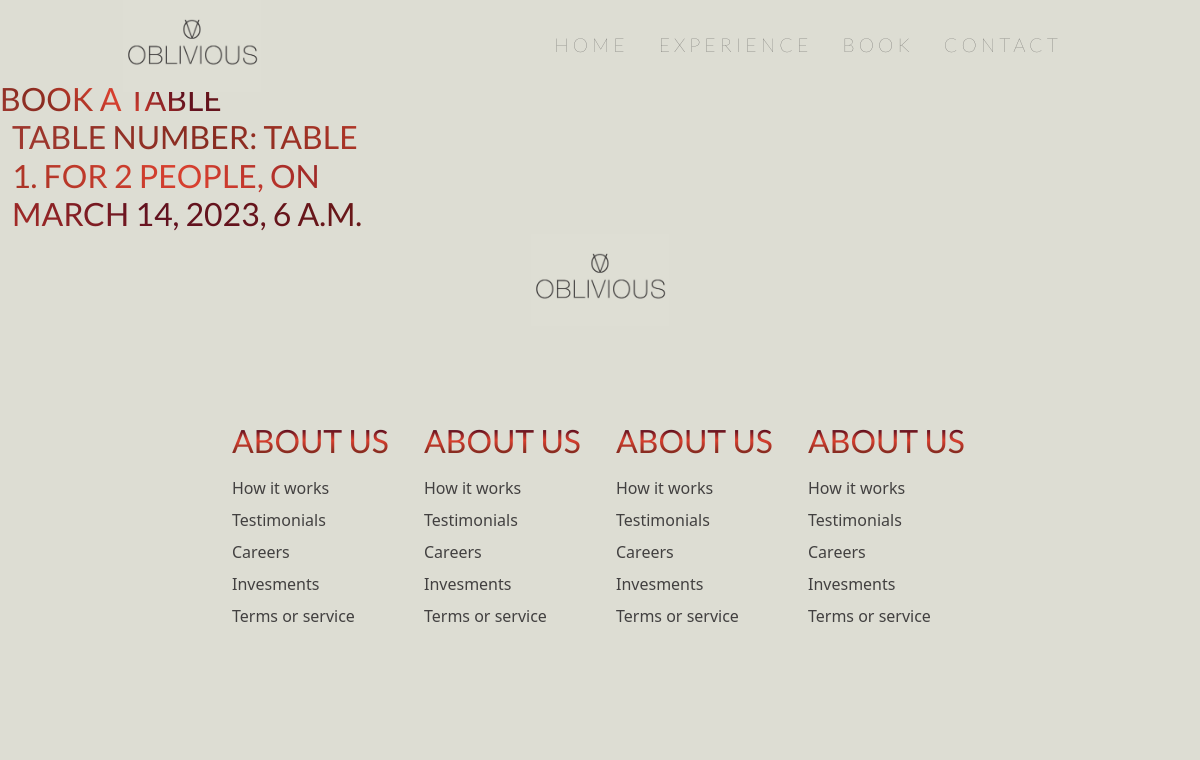
Before: /book.html with the older database file.
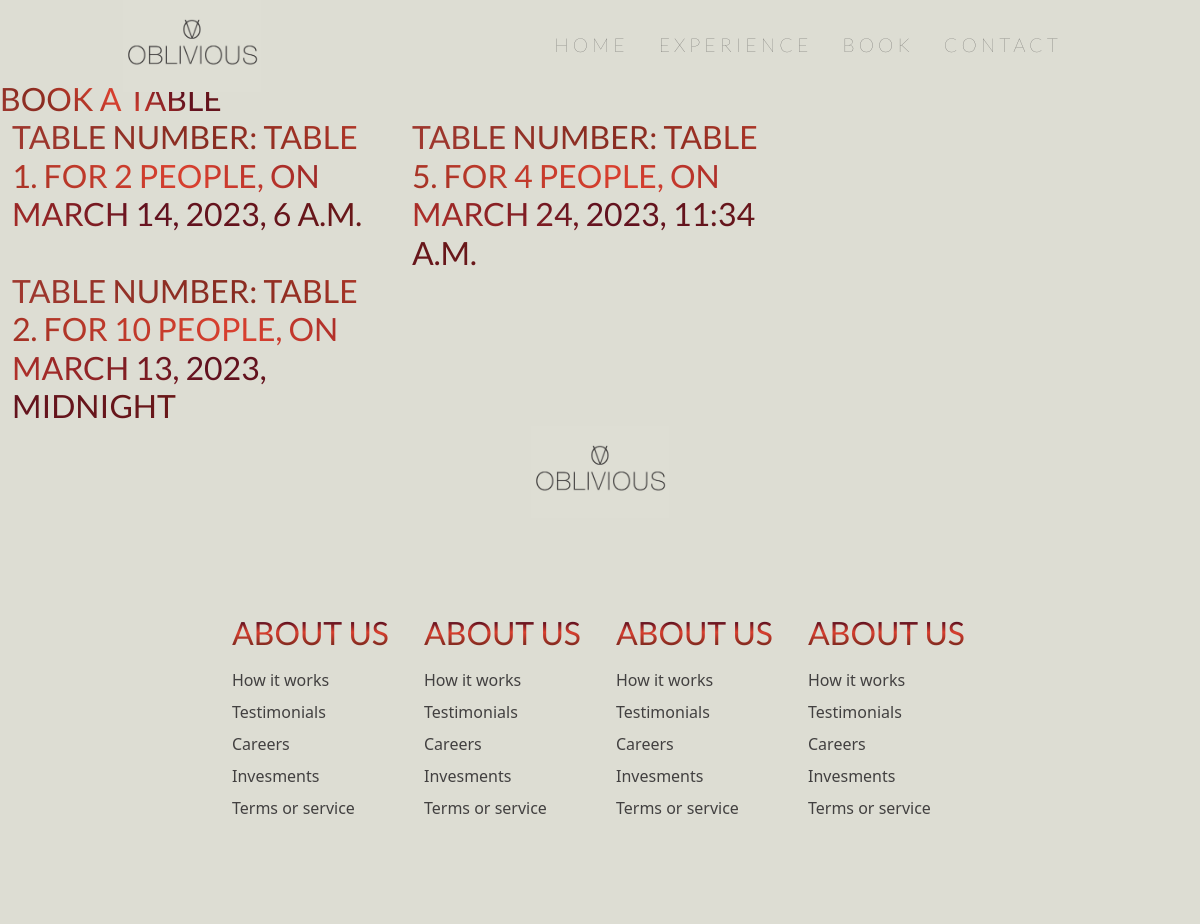
After: the same page with the newer database file.
### booking/models.py (models this page shows)
class Booking(models.Model):
    user = models.ForeignKey(settings. AUTH_USER_MODEL, on_delete=models.CASCADE, null=False, blank=False,)
    table = models.ForeignKey(Table, on_delete=models.CASCADE)
    arrival_time = models.DateTimeField()
    departure_time = models.TimeField()
    def __str__(self):
        return f'{self.user} has booked {self.table} on {self.arrival_time}'

class Table(models.Model):
    TABLE_CATEGORIES = (
        ('TWO', 'TWO'),
        ('THREE', 'THREE'),
        ('FOUR', 'FOUR'),
        ('FIVE', 'FIVE'),
        ('GROUP', 'GROUP')
    )
    table_number = models.IntegerField()
    categotie = models.CharField(max_length=20, choices=TABLE_CATEGORIES)
    guests = models.IntegerField()
    def __str__(self):
        return f'table {self.table_number}. For {self.guests} people'

### booking/views.py (the view)
# urls.py: path('book.html', book, name='book_page'),
def book(request):
    submit_booking = Booking.objects.all()
    context = {
        'submit_booking': submit_booking
    }
    print(submit_booking)
    return render(request, "booking/book.html", context)

### booking/templates/booking/book.html (shortened to what this page needs)
<!DOCTYPE html>
<html lang="en">
{% load static %}
<head>
    <link rel="stylesheet" href="{% static 'css/main.css' %}">
    <link rel="stylesheet" href="{% static 'css/colors.css' %}">
    <link rel="stylesheet" href="{% static 'css/book.css' %}">
    <link href="https://cdn.jsdelivr.net/npm/bootstrap@5.3.0-alpha1/dist/css/bootstrap.min.css" rel="stylesheet">
</head>
<body>
    <div class="wrapper">
        <nav class="nav-bar">
            <div class="logo">
                 <img src="{% static 'images/oblivious-logo.jpg' %}" alt="image" class="logo-img" style="width: 138px;">
            </div>
                    <ul class="nav-items">
                        <li><a href="main.html">home</a></li>
                        <li><a href="experience.html">experience</a></li>
                        <li><a href="book.html">book</a></li>
                        <li><a href="contact.html">contact</a></li>
                    </ul>
        </nav>
    </div>
    {% block content %}
    <div class="booking-tittle">
        <h2 class="tittle">
            Book a table
        </h2>
        <div class="container-fluid">
            <div class="row">
                <div class="col-md-8">
                    <div class="row">
                        {% for Booking in submit_booking %}
                        <div class="col-md-6">
                        <h2>
                         Table number: {{ Booking.table }}, on {{ Booking.arrival_time }}
                        </h2>
                    </div>
                        {% endfor %}
                    </div>
                </div>
            </div>
        </div>
    </div>
       {% endblock %}
    <footer>
        <div class="logo-footer">
            <img src="{% static 'images/oblivious-logo.jpg' %}" alt="image" class="logo-img" style="width: 138px;">
       </div>
        <div class="footer__container">
            <div class="footer__links">
                <div class="footer__link-wrap">
                    <div class="footer__items">
                        <h2>About us</h2>
                        <a href="/">How it works</a>
                        <a href="/">Testimonials</a>
                        <a href="/">Careers</a>
                        <a href="/">Invesments</a>
                        <a href="/">Terms or service</a>
                    </div>
                    <div class="footer__items">
                        <h2>About us</h2>
                        <a href="/">How it works</a>
                        <a href="/">Testimonials</a>
                        <a href="/">Careers</a>
                        <a href="/">Invesments</a>
                        <a href="/">Terms or service</a>
                    </div>
                </div>
                <div class="footer__link-wrap">
                    <div class="footer__items">
                        <h2>About us</h2>
                        <a href="/">How it works</a>
                        <a href="/">Testimonials</a>
                        <a href="/">Careers</a>
                        <a href="/">Invesments</a>
                        <a href="/">Terms or service</a>
                    </div>
                    <div class="footer__items">
                        <h2>About us</h2>
                        <a href="/">How it works</a>
                        <a href="/">Testimonials</a>
                        <a href="/">Careers</a>
                        <a href="/">Invesments</a>
                        <a href="/">Terms or service</a>
                    </div>
                </div>
            </div>
        </div>
    </footer>
</body>
</html>

### booking/static/css/main.css (style rules this page uses)
* { margin: 0; padding: 0; box-sizing: border-box; background-color: var(--background-color); }
h2, h3 { background-image: linear-gradient(45deg, #782b25 0%, #a23930 0%, #872b20 21%, #d9402f 52%, #61111f 78%, #6a1818 100%); -webkit-background-clip: text; -moz-background-clip: text; -webkit-text-fill-color: transparent; -moz-text-fill-color:transparent; font-family: Lato, sans-serif; font-size: 2rem; text-transform: capitalize; }
nav { display: flex; width: 100%; justify-content: space-around; height: 80px; line-height: 80px; z-index: 111; background-color:var(--background-color); }
.logo { position: relative; }
.nav-items { display: flex; font-family: Lato, sans-serif; font-weight: 200; }
.nav-items li a { text-decoration: none; margin: 0px 15px; font-size: 1.2rem; color: var(--font-color); cursor: pointer; letter-spacing: 4px ; text-transform: uppercase; }
li { list-style: none; font-weight: 100; letter-spacing: 2px; font-size: 2rem; }
.about-content, h2, p { display: initial; }
.about-content, h2 { text-transform: uppercase; font-weight: 100; }
.private-din-content, h2, p { display: initial; }
.private-din-content, h2 { text-transform: uppercase; font-weight: 100; }
.footer__container { background-color: var(--background-color); padding: 5rem 0; display: flex; flex-direction: column; justify-content: center; align-items: center; }
.footer__links { width: 100%; max-width: 1000px; display: flex; justify-content: center; }
.footer__links h2 { margin-bottom: 16px; background-color: #8f3731; background-image: linear-gradient(to top, #782b25 0%, #a23930 0%, #872b20 21%, #d9402f 52%, #61111f 78%, #6a1818 100%); -webkit-background-clip: text; -moz-background-clip: text; -webkit-text-fill-color: transparent; -moz-text-fill-color:transparent; }
.footer__link-wrap { display: flex; }
.footer__items { display: flex; flex-direction: column; align-items: flex-start; margin: 16px; text-align: left; width: 160px; box-sizing: border-box; }
.footer__links a { color: var(--font-color) ; text-decoration: none; margin-bottom: 0.5rem; }
.logo-footer { display: flex; justify-content: center; text-align: center; }

### booking/static/css/colors.css (style rules this page uses)
:root { --background-color: #ddddd3; --font-color: #424040; --linear-gradient: (45deg, #782b25 0%, #a23930 0%, #872b20 21%, #d9402f 52%, #61111f 78%, #6a1818 100%); }

Changed rows visible on the page:
added Booking: table "TABLE 5. FOR 4 PEOPLE", arrival_time "MARCH 24, 2023, 11:34 A.M."
added Booking: table "TABLE 2. FOR 10 PEOPLE", arrival_time "MARCH 13, 2023, MIDNIGHT"
